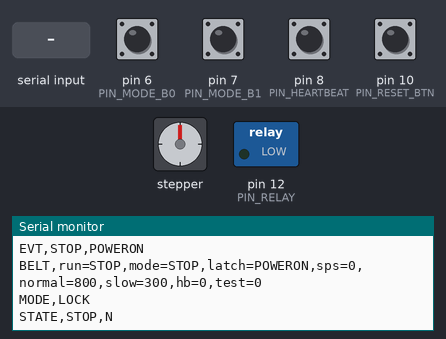
Simulated run of this sketch. Board: Arduino Uno, built with avr-gcc and run on an emulated ATmega328P. On the bench: stepper motor, switched loads named in the sketch (green lamp = pin HIGH), the last lines printed to the serial monitor. Wiring (inferred from the names in the program): stepper motor driver (200 steps per turn assumed): step pin 3; direction pin 4; enable pin 5. Inputs (shaded band) come from the test bench; at power-on: pin 6 (PIN_MODE_B0), pin 7 (PIN_MODE_B1), pin 8 (PIN_HEARTBEAT), pin 10 (PIN_RESET_BTN) HIGH. Pins used as bus, display or sensor lines are not drawn.

Above: at 1.2 s.
1.3 s: pin 6 (PIN_MODE_B0) pulled LOW for 0.15 s
At 1.8 s:
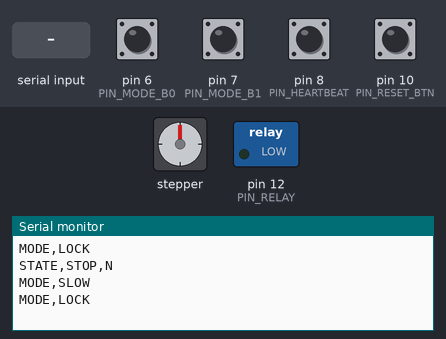
2.9 s: pin 7 (PIN_MODE_B1) pulled LOW for 0.15 s
At 3.8 s:
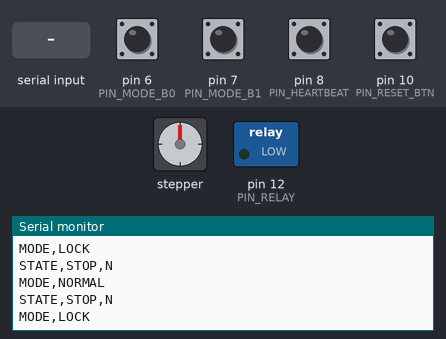
4.5 s: pin 10 (PIN_RESET_BTN) pulled LOW for 0.15 s
At 4.83 s:
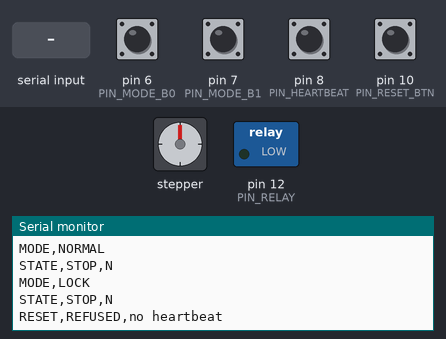
6.1 s: "PING\n" received over Serial
At 6.8 s:
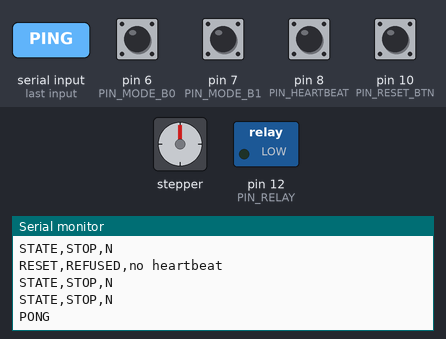
7.6 s: pin 6 (PIN_MODE_B0) pulled LOW for 1 s
At 8.5 s:
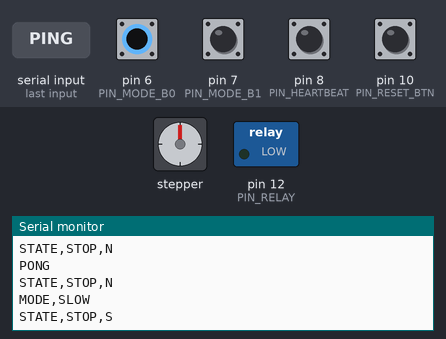
10.1 s: "?\n" received over Serial
At 10.8 s:
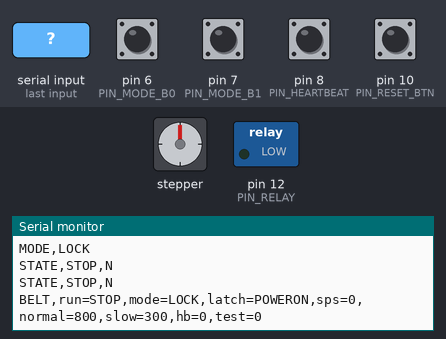

The sketch:

belt_controller.ino
```cpp
/*
 * 벨트·안전 제어 (아두이노 우노 + TB6600 스텝모터 드라이버) — 통합본
 *
 * code/arduino/conveyor/conveyor.ino의 구동 부분(모드 2비트 핀, 가감속, 시리얼 조정·시험 모드)을 바탕으로
 * safety 규격(docs/spec/safety_rules.md)의 안전 기능을 합쳤다.
 * 규격: docs/spec/safety_rules.md, docs/spec/protocol.md 3·4절, 핀 표: safety/README.md
 * ★ 이 파일을 고치면 정지 시험 N1~N5를 다시 하고 docs/tests/kpi_log.md에 기록한다.
 *
 * 하는 일
 * - 게이트웨이 micro:bit가 보내는 모드(2비트)대로 벨트 속도를 바꾼다. 자동 = 보통, 저속 = 느리게.
 * - 노트북(웹캠 판정)이 PAUSE를 보내면 검사 자리에서 잠깐 멈추고, GO를 받으면 다시 간다 (검사용 멈춤, 잠기지 않음).
 * - (선택) IR 도착 센서가 병을 보면 스스로 검사 멈춤을 하고 EVT,ARRIVE를 보낸다. 웹캠 감지의 보조.
 *
 * 안전: 아래 경우에는 즉시(감속 없이) 멈추고 "잠김" 상태가 된다.
 *   1) 전원을 켰을 때                     2) micro:bit 살아 있음 신호(하트비트)가 끊겼을 때
 *   3) 모드 핀이 정지(00)·점검 잠금(11)일 때 — 손 3의 정지 거리 감지·주먹 수신호·잠금, 선 빠짐(11) 포함
 *   4) 비상정지 버튼 (감지 배선을 했을 때)   5) 노트북 HOLD 명령   6) (선택) IR 커튼
 *   잠김은 "모드 핀이 자동(01)·저속(10)" + "하트비트 정상" + "리셋 버튼"이 모두 맞아야만 풀린다.
 *   노트북·시리얼로는 풀 수 없다. 비상정지 버튼은 이 프로그램과 상관없이 12V 전원을 직접 끊도록 배선한다.
 *
 * 배선 (safety/README.md 핀 표와 같게)
 *   TB6600 PUL+ → D3,  DIR+ → D4,  ENA+ → D5,  PUL-/DIR-/ENA- → GND
 *   게이트웨이 micro:bit P0 → D6 (모드 비트 0), P1 → D7 (모드 비트 1), P2 → D8 (하트비트), GND → GND
 *   리셋 버튼: D10 ↔ GND (누르면 LOW)
 *   전원 릴레이 IN → D12 (잠김이 아닐 때만 붙음)
 *   (선택) IR 도착 센서 OUT → D2 (병 감지 = LOW)
 *   (선택) IR 커튼 OUT → D9 (손 감지 = LOW)
 *   (선택) 비상정지 보조 접점: D11 ↔ GND (평소 닫힘 = LOW, 눌림 = HIGH)
 *
 * 시리얼 (115200bps, 줄 끝: 새 줄)
 *   노트북 → 우노:  PAUSE  GO  HOLD  PING                       (protocol.md 4절)
 *   우노 → 노트북:  EVT,STOP,<원인>  EVT,RUN  EVT,PAUSE  EVT,ARRIVE  STATE,<RUN|PAUSE|STOP>,<N|S>  PONG
 *   사람용 조정:    ?  상태 출력      N800  자동 속도(스텝/초)   S300  저속 속도   A1500  가속도
 *                   D  방향 반대로    T  시험 모드 켜기/끄기   1~4  (시험 모드에서만) 모드 지정
 *   ※ 시험 모드는 micro:bit 없이 속도·방향을 맞추는 용도다. 하트비트 검사를 건너뛰므로 사람이 옆에 있을 때만 쓴다.
 *     시험 모드에서도 재가동은 리셋 버튼으로만 한다.
 *   ※ 속도 값을 정하면 아래 NORMAL_SPS / SLOW_SPS에 적어 두기 (전원 끄면 초기화됨)
 */

// ---------------- 핀 ----------------
const uint8_t PIN_IR_ARRIVE = 2;
const uint8_t PIN_PUL = 3;
const uint8_t PIN_DIR = 4;
const uint8_t PIN_ENA = 5;
const uint8_t PIN_MODE_B0 = 6;
const uint8_t PIN_MODE_B1 = 7;
const uint8_t PIN_HEARTBEAT = 8;
const uint8_t PIN_IR_CURTAIN = 9;
const uint8_t PIN_RESET_BTN = 10;
const uint8_t PIN_ESTOP_SENSE = 11;
const uint8_t PIN_RELAY = 12;

// ---------------- 설정 (★ 실물에 맞춰 조정) ----------------
float NORMAL_SPS = 800;           // ★ 자동 속도 (스텝/초). TB6600 마이크로스텝 설정에 따라 달라짐
float SLOW_SPS = 300;             // ★ 저속 속도
float ACCEL_SPS2 = 1500;          // 가속도. 출발할 때 탈조(헛돎)하면 낮추기
bool DIR_FORWARD = true;          // ★ 벨트가 반대로 돌면 false (또는 시리얼 D)
const float MIN_SPS = 50;         // 이보다 느리면 정지로 봄

const bool USE_IR_ARRIVE = false;     // IR 도착 센서를 D2에 연결했으면 true (웹캠 감지의 보조)
const bool USE_IR_CURTAIN = false;    // IR 커튼을 D9에 연결했으면 true (지금은 쓰지 않음)
const bool USE_ESTOP_SENSE = false;   // 비상정지 보조 접점을 D11에 연결했으면 true
const bool USE_RELAY = true;          // 전원 릴레이 (safety_rules.md 3절). 안 달았으면 출력만 나가고 영향 없음
const bool RELAY_ACTIVE_HIGH = true;  // ★ 릴레이 모듈이 HIGH에서 붙으면 true
const uint8_t ENA_ENABLE_LEVEL = LOW; // ★ TB6600은 보통 ENA+가 LOW(또는 미연결)일 때 동작
const uint8_t ENA_DISABLE_LEVEL = HIGH;

const unsigned long HEARTBEAT_TIMEOUT_MS = 600;  // settings.yaml: safety.heartbeat_timeout_ms (게이트웨이 0.1초 토글)
const unsigned long ARRIVE_DEBOUNCE_MS = 20;     // IR 도착 센서가 이 시간 이상 감지해야 병으로 봄
const unsigned long STATE_PERIOD_MS = 1000;      // STATE 주기 출력
const unsigned long PULSE_US = 10;               // 스텝 펄스 폭

// ---------------- 상태 ----------------
enum Mode { M_STOP = 0, M_NORMAL = 1, M_SLOW = 2, M_LOCK = 3 };   // 핀 값 (P1,P0)
enum Latch { L_NONE = 0, L_POWERON, L_HEARTBEAT, L_MODE, L_ESTOP, L_HOLD, L_IR };

Mode mode = M_STOP;
Latch latch = L_POWERON;          // 켜자마자 잠김 (safety_rules.md 4절)
bool paused = false;              // 검사용 멈춤 (PAUSE 또는 IR 도착). 잠김과 다름
bool arriveLatched = false;       // 도착 센서를 지나간 병이 빠질 때까지 다시 멈추지 않음
unsigned long arriveSinceMs = 0;
bool testMode = false;
Mode testCmd = M_STOP;

float currentSps = 0;
float targetSps = 0;
unsigned long lastStepUs = 0;
unsigned long lastRampUs = 0;
unsigned long lastStateMs = 0;

int lastHb = -1;
unsigned long lastHbChangeMs = 0;
bool hbOk = false;

bool btnStable = HIGH;
bool btnLastRead = HIGH;
unsigned long btnChangeMs = 0;

String rxLine = "";

const char *modeName(Mode m) {
  switch (m) {
    case M_NORMAL: return "NORMAL";
    case M_SLOW:   return "SLOW";
    case M_LOCK:   return "LOCK";
    default:       return "STOP";
  }
}

// EVT,STOP,<원인> 에 쓰는 이름 (protocol.md 4절 STOP_CAUSES)
const char *latchName(Latch l) {
  switch (l) {
    case L_POWERON:   return "POWERON";
    case L_HEARTBEAT: return "HB";
    case L_MODE:      return "MODE";
    case L_ESTOP:     return "ESTOP";
    case L_HOLD:      return "HOLD";
    case L_IR:        return "IR";
    default:          return "NONE";
  }
}

const char *runName() {
  if (latch != L_NONE) return "STOP";
  return paused ? "PAUSE" : "RUN";
}

void printStatus() {
  Serial.print(F("BELT,run="));    Serial.print(runName());
  Serial.print(F(",mode="));       Serial.print(modeName(mode));
  Serial.print(F(",latch="));      Serial.print(latchName(latch));
  Serial.print(F(",sps="));        Serial.print((int)currentSps);
  Serial.print(F(",normal="));     Serial.print((int)NORMAL_SPS);
  Serial.print(F(",slow="));       Serial.print((int)SLOW_SPS);
  Serial.print(F(",hb="));         Serial.print(hbOk ? 1 : 0);
  Serial.print(F(",test="));       Serial.println(testMode ? 1 : 0);
}

void printState() {
  Serial.print(F("STATE,"));
  Serial.print(runName());
  Serial.print(F(","));
  Serial.println(mode == M_SLOW ? "S" : "N");
}

// 출력: 잠김이면 드라이버 끔(ENA) + 전원 릴레이 개방 (이중). 검사 멈춤은 토크 유지
void applyOutputs() {
  bool powerOn = (latch == L_NONE);
  digitalWrite(PIN_ENA, powerOn ? ENA_ENABLE_LEVEL : ENA_DISABLE_LEVEL);
  if (USE_RELAY) digitalWrite(PIN_RELAY, (powerOn == RELAY_ACTIVE_HIGH) ? HIGH : LOW);
}

void setLatch(Latch l) {
  if (latch != L_NONE || l == L_NONE) return;   // 이미 잠겼으면 첫 원인을 유지
  latch = l;
  paused = false;
  currentSps = 0;          // 안전 정지는 감속 없이 즉시
  targetSps = 0;
  applyOutputs();
  Serial.print(F("EVT,STOP,")); Serial.println(latchName(l));
}

// ---------------- 입력 읽기 ----------------
Mode readModePins() {
  // INPUT_PULLUP: micro:bit 선이 빠지면 11(점검 잠금)이 되어 멈춘다
  int b0 = digitalRead(PIN_MODE_B0);
  int b1 = digitalRead(PIN_MODE_B1);
  return (Mode)((b1 << 1) | b0);
}

bool heartbeatAlive() {
  int hb = digitalRead(PIN_HEARTBEAT);
  unsigned long now = millis();
  if (hb != lastHb) {
    lastHb = hb;
    lastHbChangeMs = now;
  }
  return (now - lastHbChangeMs) < HEARTBEAT_TIMEOUT_MS;
}

bool estopPressed() {
  if (!USE_ESTOP_SENSE) return false;
  return digitalRead(PIN_ESTOP_SENSE) == HIGH;   // 보조 접점이 열림 = 눌림
}

bool curtainBlocked() {
  if (!USE_IR_CURTAIN) return false;
  return digitalRead(PIN_IR_CURTAIN) == LOW;
}

// 리셋 버튼이 새로 눌렸으면 true (50ms 디바운스)
bool resetPressedEdge() {
  bool r = digitalRead(PIN_RESET_BTN);
  unsigned long now = millis();
  if (r != btnLastRead) {
    btnLastRead = r;
    btnChangeMs = now;
  }
  if ((now - btnChangeMs) > 50 && r != btnStable) {
    btnStable = r;
    if (btnStable == LOW) return true;
  }
  return false;
}

// 재가동: 리셋 버튼으로만. 모드 핀이 자동·저속(카드·수신호 1 또는 2), 하트비트 정상, 위험 없음일 때만
void tryClearLatch() {
  if (latch == L_NONE) return;
  if (!testMode && !hbOk)                  { Serial.println(F("RESET,REFUSED,no heartbeat")); return; }
  if (estopPressed())                      { Serial.println(F("RESET,REFUSED,estop pressed")); return; }
  if (curtainBlocked())                    { Serial.println(F("RESET,REFUSED,ir curtain")); return; }
  if (mode != M_NORMAL && mode != M_SLOW)  { Serial.println(F("RESET,REFUSED,mode not 1 or 2")); return; }
  latch = L_NONE;
  paused = false;
  arriveLatched = false;
  applyOutputs();
  Serial.println(F("EVT,RUN"));
}

// ---------------- 시리얼 명령 ----------------
void handleCommand(String cmd) {
  cmd.trim();
  if (cmd.length() == 0) return;

  // 노트북 명령 (protocol.md 4절). 재가동 명령은 없다
  if (cmd == "PAUSE") {
    if (latch == L_NONE && !paused) {
      paused = true;
      currentSps = 0;
      Serial.println(F("EVT,PAUSE"));
    }
    return;
  }
  if (cmd == "GO")   { if (latch == L_NONE) paused = false; return; }   // 잠김이면 무시
  if (cmd == "HOLD") { setLatch(L_HOLD); return; }
  if (cmd == "PING") { Serial.println(F("PONG")); return; }

  // 사람용 조정 명령
  char c = toupper(cmd.charAt(0));
  long v = cmd.substring(1).toInt();
  if (c == '?') { printStatus(); return; }
  if (c == 'N' && v > 0) { NORMAL_SPS = v; Serial.print(F("SET,normal=")); Serial.println(v); return; }
  if (c == 'S' && v > 0) { SLOW_SPS = v;   Serial.print(F("SET,slow="));   Serial.println(v); return; }
  if (c == 'A' && v > 0) { ACCEL_SPS2 = v; Serial.print(F("SET,accel="));  Serial.println(v); return; }
  if (c == 'D' && cmd.length() == 1) {
    DIR_FORWARD = !DIR_FORWARD;
    currentSps = 0;                       // 방향 바꿀 때는 멈췄다가 다시 가속
    digitalWrite(PIN_DIR, DIR_FORWARD ? HIGH : LOW);
    Serial.print(F("SET,dir=")); Serial.println(DIR_FORWARD ? F("FWD") : F("REV"));
    return;
  }
  if (c == 'T' && cmd.length() == 1) {
    testMode = !testMode;
    testCmd = M_STOP;                     // 켜고 끌 때 모두 정지 모드 → 잠김 → 리셋 버튼 필요
    Serial.print(F("TEST,")); Serial.println(testMode ? F("ON (micro:bit ignored)") : F("OFF"));
    return;
  }
  if (testMode && cmd.length() == 1 && c >= '1' && c <= '4') {
    const Mode map[] = { M_NORMAL, M_SLOW, M_STOP, M_LOCK };   // 카드 번호와 같은 의미
    testCmd = map[c - '1'];
    Serial.print(F("TEST,mode=")); Serial.println(modeName(testCmd));
    return;
  }
  Serial.print(F("ERR,")); Serial.println(cmd);
}

void readSerial() {
  while (Serial.available()) {
    char ch = Serial.read();
    if (ch == '\n' || ch == '\r') {
      if (rxLine.length() > 0) handleCommand(rxLine);
      rxLine = "";
    } else if (rxLine.length() < 20) {
      rxLine += ch;
    }
  }
}

// ---------------- 도착 센서 (선택) ----------------
void checkArrive() {
  if (!USE_IR_ARRIVE) return;
  bool seen = digitalRead(PIN_IR_ARRIVE) == LOW;
  unsigned long now = millis();
  if (!seen) {
    arriveSinceMs = now;
    if (!paused) arriveLatched = false;   // 병이 센서를 벗어남 → 다음 병을 받을 준비
    return;
  }
  if (latch == L_NONE && !paused && !arriveLatched && now - arriveSinceMs >= ARRIVE_DEBOUNCE_MS) {
    arriveLatched = true;
    paused = true;
    currentSps = 0;
    Serial.println(F("EVT,ARRIVE"));
  }
}

// ---------------- 모터 ----------------
void updateTarget() {
  if (latch != L_NONE || paused) { targetSps = 0; currentSps = 0; return; }   // 멈춤은 감속 없이 즉시
  switch (mode) {
    case M_NORMAL: targetSps = NORMAL_SPS; break;
    case M_SLOW:   targetSps = SLOW_SPS;   break;
    default:       targetSps = 0; currentSps = 0; break;
  }
}

void rampSpeed() {
  unsigned long now = micros();
  unsigned long dtUs = now - lastRampUs;
  if (dtUs < 5000) return;              // 5ms마다 속도 갱신
  lastRampUs = now;
  float dv = ACCEL_SPS2 * (dtUs / 1000000.0);
  if (currentSps < targetSps) {
    if (currentSps < MIN_SPS) currentSps = MIN_SPS;
    currentSps = min(targetSps, currentSps + dv);
  } else if (currentSps > targetSps) {
    currentSps = max(targetSps, currentSps - dv);   // 자동 → 저속은 부드럽게 감속
    if (currentSps < MIN_SPS) currentSps = 0;
  }
}

void stepMotor() {
  if (currentSps < MIN_SPS) return;
  unsigned long now = micros();
  unsigned long interval = (unsigned long)(1000000.0 / currentSps);
  if (now - lastStepUs >= interval) {
    lastStepUs = now;
    digitalWrite(PIN_PUL, HIGH);
    delayMicroseconds(PULSE_US);
    digitalWrite(PIN_PUL, LOW);
  }
}

// ---------------- 메인 ----------------
void setup() {
  Serial.begin(115200);
  pinMode(PIN_PUL, OUTPUT);
  pinMode(PIN_DIR, OUTPUT);
  pinMode(PIN_ENA, OUTPUT);
  pinMode(PIN_MODE_B0, INPUT_PULLUP);
  pinMode(PIN_MODE_B1, INPUT_PULLUP);
  pinMode(PIN_HEARTBEAT, INPUT_PULLUP);
  pinMode(PIN_RESET_BTN, INPUT_PULLUP);
  if (USE_IR_ARRIVE) pinMode(PIN_IR_ARRIVE, INPUT_PULLUP);
  if (USE_IR_CURTAIN) pinMode(PIN_IR_CURTAIN, INPUT_PULLUP);
  if (USE_ESTOP_SENSE) pinMode(PIN_ESTOP_SENSE, INPUT_PULLUP);
  if (USE_RELAY) pinMode(PIN_RELAY, OUTPUT);

  digitalWrite(PIN_PUL, LOW);
  digitalWrite(PIN_DIR, DIR_FORWARD ? HIGH : LOW);
  applyOutputs();                       // latch = POWERON → 드라이버 끔, 릴레이 개방

  lastHbChangeMs = millis();
  Serial.println(F("EVT,STOP,POWERON"));
  printStatus();
}

void loop() {
  unsigned long nowMs = millis();
  readSerial();

  // 1) 입력
  hbOk = heartbeatAlive();
  Mode m = testMode ? testCmd : readModePins();
  if (m != mode) {
    mode = m;
    Serial.print(F("MODE,")); Serial.println(modeName(mode));
  }

  // 2) 안전 검사가 가장 먼저 (원인이 여러 개면 처음 것을 기록)
  if (estopPressed()) setLatch(L_ESTOP);
  if (curtainBlocked()) setLatch(L_IR);
  if (!testMode && !hbOk) setLatch(L_HEARTBEAT);
  if (mode == M_STOP || mode == M_LOCK) setLatch(L_MODE);

  // 3) 재가동: 리셋 버튼으로만
  if (resetPressedEdge()) tryClearLatch();

  // 4) 도착 센서 (선택)
  checkArrive();

  // 5) 속도 결정 → 가속 → 스텝
  updateTarget();
  rampSpeed();
  stepMotor();

  // 6) 주기 상태
  if (nowMs - lastStateMs >= STATE_PERIOD_MS) {
    lastStateMs = nowMs;
    printState();
  }
}
```

Measured:
- after the input at 1.3 s, the serial monitor: prints a new line at once (image 1)
- after the input at 2.9 s, the serial monitor: prints a new line at once (image 2)
- after the input at 4.5 s, the serial monitor: prints a new line after 0.05 s (image 3)
- after the input at 6.1 s, the serial monitor: prints a new line at once (image 4)
- after the input at 7.6 s, the serial monitor: prints a new line at once (image 5)
- after the input at 10.1 s, the serial monitor: prints a new line at once (image 6)
